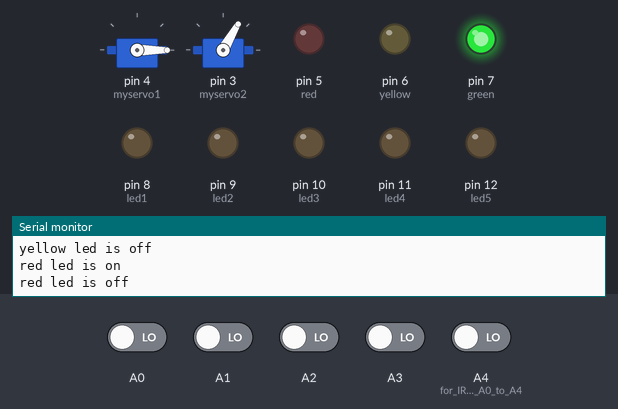
A sketch run on a simulated Arduino Uno, built with avr-gcc and run on an emulated ATmega328P. Parts: 2 × servo, output pins drawn as LEDs (lit = HIGH), the last lines printed to the serial monitor. The test bench sets the inputs (shaded band); at power-on: A0–3, A4 (for_IR_sensors_A0_to_A4) LOW.

Above: at 14.9 s.
15.0 s: A0 driven LOW
26.6 s: A1 driven HIGH
At 37.1 s:
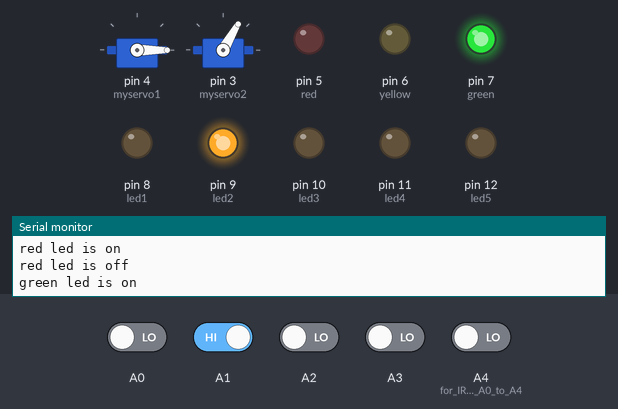
48.6 s: A0 driven HIGH
At 60.4 s:
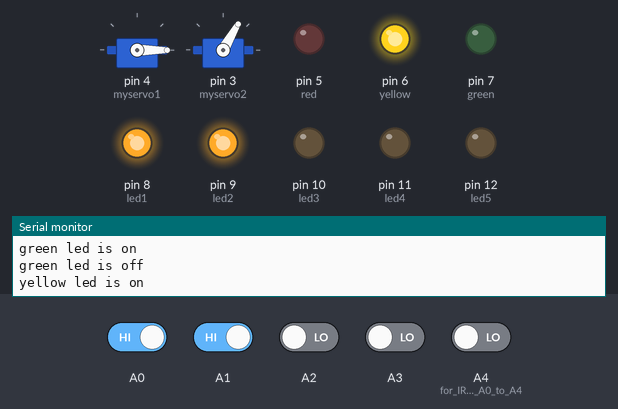
66.8 s: A0 driven LOW and A1 driven LOW and A2 driven HIGH and A3 driven HIGH and A4 (for_IR_sensors_A0_to_A4) driven HIGH
At 80.5 s:
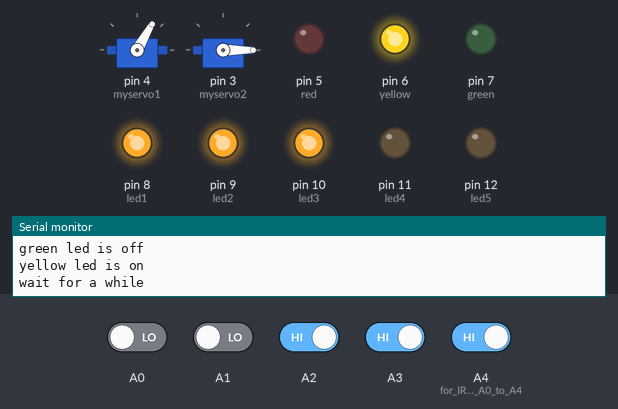
Timing chart, 0 to 86.0 s (numbered marks = the images above; inputs shaded):
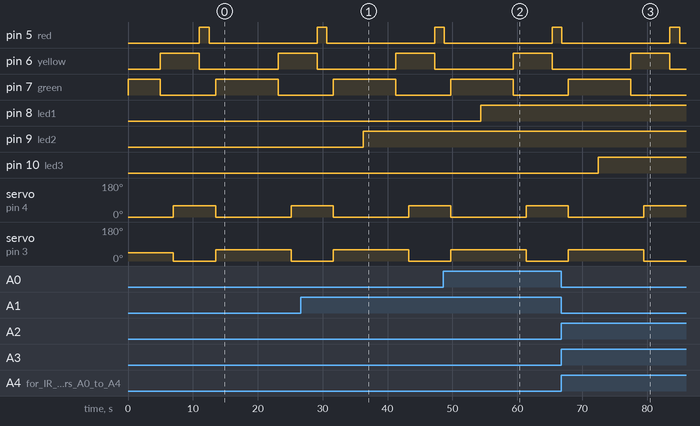

Measured:
- after the input at 26.6 s, pin 9 (led2): LOW → HIGH after 9.6 s
- after the input at 48.6 s, pin 8 (led1): LOW → HIGH after 5.8 s
- after the input at 66.8 s, pin 10 (led3): LOW → HIGH after 5.7 s

The sketch:

high_tech_road.ino
```cpp
#include <Servo.h>
Servo myservo1;
Servo myservo2;

  int led1 = 8;
  int led2 = 9;
  int led3 = 10;
  int led4 = 11;
  int led5 = 12;  //for street light led1 to led5

  int green = 7;
  int yellow = 6;
  int red = 5;    // for traffc light

   int a,b,c,d,e;
  int pos1 = 0;
  int pos2 = 0;
void setup()
{
   myservo1.attach(4); // servo at 4
   myservo2.attach(3); // servo at 3
   myservo1.write(0);
   myservo2.write(45);
     pinMode(A0,INPUT);
     pinMode(A1,INPUT);
     pinMode(A2,INPUT);
     pinMode(A3,INPUT);
     pinMode(A4,INPUT);   //for IR sensors A0 to A4

     pinMode(led1,OUTPUT);
     pinMode(led2,OUTPUT);
     pinMode(led3,OUTPUT);
     pinMode(led4,OUTPUT);
     pinMode(led5,OUTPUT);

     pinMode(green,OUTPUT);
     pinMode(yellow,OUTPUT);
     pinMode(red,OUTPUT);
Serial.begin(9600);
Serial.println("welcome to high tech road");
}
void loop()
 {

    digitalWrite(green,HIGH); Serial.println("green led is on");
    delay(5000);          // 5 seconds green signal
    digitalWrite(green,LOW); Serial.println("green led is off");
    digitalWrite(yellow,HIGH);Serial.println("yellow led is on");
    delay(2000);
    Serial.println("wait for a while");
     for (pos1 = 0; pos1 <= 60; pos1 += 1){
    myservo1.write(pos1);
    myservo2.write(0);
     }
     delay(4000);          // 4 seconds yellow signal
     digitalWrite(yellow,LOW); Serial.println("yellow led is off");
     digitalWrite(red,HIGH); Serial.println("red led is on");
     delay(1500);           // 15 seconds red signal
     digitalWrite(red,LOW); Serial.println("red led is off");
     delay(1000);
     for (pos1 = -60; pos1 <=0 ; pos1 -= 1)
   {
     myservo1.write(pos1);
     myservo2.write(60);
     digitalWrite(green,HIGH);
   //  Serial.println("ready to go");
 }
     a=digitalRead(A0);
     b=digitalRead(A1);
     c=digitalRead(A2);
     d=digitalRead(A3);
     e=digitalRead(A4);

   if(a==HIGH)
   {
     digitalWrite(led1,HIGH);
   }
  else if(b==HIGH)
   {
     digitalWrite(led1,LOW);
     digitalWrite(led2,HIGH);
   }
   else if(c==HIGH)
   {
     digitalWrite(led3,HIGH);
   }
   else if(d==HIGH)
   {
     digitalWrite(led4,HIGH);
   }
   else if(e==HIGH)
   {
     digitalWrite(led5,HIGH);
   }
   else
   {
    digitalWrite(led1,LOW);
    digitalWrite(led2,LOW);
    digitalWrite(led3,LOW);
    digitalWrite(led4,LOW);
    digitalWrite(led5,LOW);
   }
 }
```
